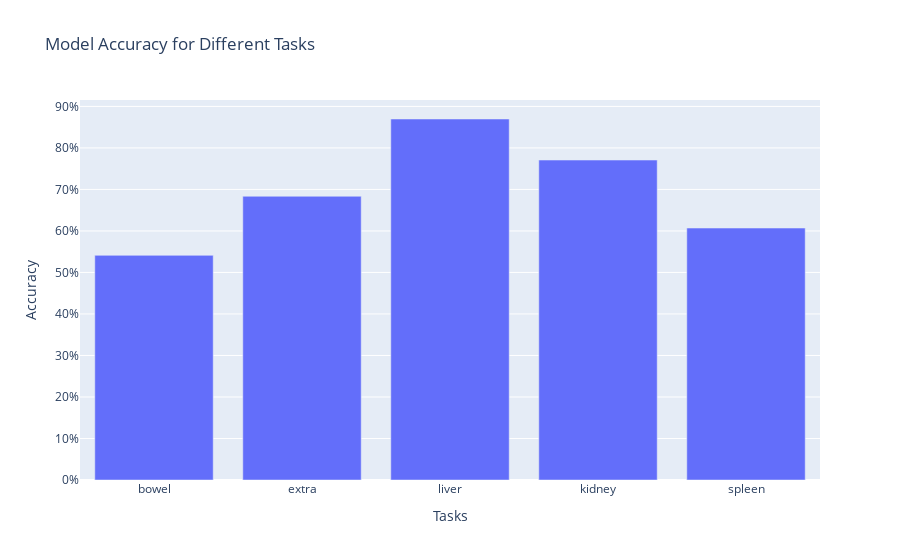

Notebook cell for this chart:
### Code cell
import plotly.graph_objects as go

# Create the data for the Plotly figure
tasks = list(accuracy_scores.keys())
accuracies = list(accuracy_scores.values())

# Create the Plotly figure
fig = go.Figure(data=[
    go.Bar(name='Accuracy', x=tasks, y=accuracies)
])

# Customize the layout
fig.update_layout(
    title='Model Accuracy for Different Tasks',
    xaxis_title='Tasks',
    yaxis_title='Accuracy',
    yaxis=dict(tickformat=".0%"),
    barmode='group'
)

# Show the figure
fig.show()

### Figure 1 — Plotly figure (JSON) as saved in the notebook; plotly's stock layout.template omitted (floating-point values rounded to 4 significant figures)
{"data": [{"name": "Accuracy", "type": "bar", "x": ["bowel", "extra", "liver", "kidney", "spleen"], "y": [0.5412, 0.6835, 0.8697, 0.7708, 0.607]}], "layout": {"barmode": "group", "title": {"text": "Model Accuracy for Different Tasks"}, "xaxis": {"title": {"text": "Tasks"}}, "yaxis": {"tickformat": ".0%", "title": {"text": "Accuracy"}}}}
